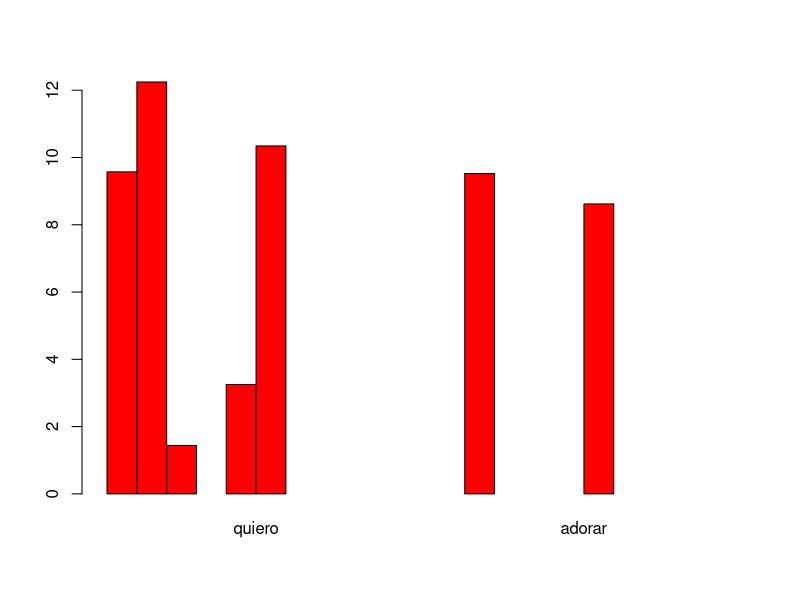
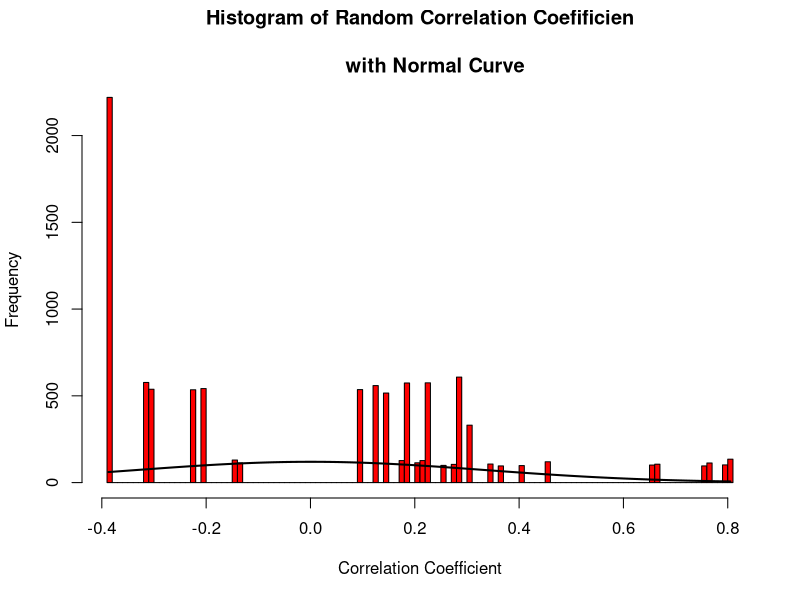

Reproduce these figures in R, in order.

################################################################
#Importing Songs

setwd("~/Documents/Text Analysis of Quiero Adorar/Quiero-Adorar")

#Finding start of new songs
rm(list = ls())
song.v <- scan("Songs.txt", what = "character", sep = "\n")
song.position <- grep("^SONG:", song.v)
song.v[song.position]

#Adding a new line to songs to identify the end of the document.
song.v <- c(song.v, "END")
last.position <- length(song.v)
song.position <- c(song.position, last.position)


#Creating two lists to store results or raw frequencies and relative frequencies
song.raws.l <- list()
song.freqs.l <- list()

for(i in 1:length(song.position)){#initiates a for loop that iterates over song position
  if (i != length(song.position)){#Stopping loop at end of document
          
          #Preparing the Data
          song.title <- song.v[song.position[i]] #Capturing the song title
          start <- song.position[i] + 1 #Adding 1 to position to get first line of song
          end <- song.position[i + 1] - 1#Getting last line of a song
          
          #Similar to analysis done in first analysis 1. First Initial...
          song.lines.v <- song.v[start:end]
          song.words.v <- tolower(paste(song.lines.v, collapse = " "))
          song.words.l <- strsplit(song.words.v, "\\W")
          song.words.v <- unlist(song.words.l)
          song.words.v <- song.words.v[which(song.words.v != "")]
          
          #Removing commong sight words
          #Removing sight words
          not.sight.words <- which(song.words.v != "oh" & 
                                           song.words.v != "a" & 
                                           song.words.v != "tu" &
                                           song.words.v != "you" &
                                           song.words.v != "to" &
                                           song.words.v != "de" &
                                           song.words.v != "u" &
                                           song.words.v != "que" &
                                           song.words.v != "is" &
                                           song.words.v != "my" &
                                           song.words.v != "your" &
                                           song.words.v != "ti" &
                                           song.words.v != "we" &
                                           song.words.v != "la" &
                                           song.words.v != "coro" &
                                           song.words.v != "en" &
                                           song.words.v != "me" &
                                           song.words.v != "mi" &
                                           song.words.v != "y" &
                                           song.words.v != "on" &
                                           song.words.v != "the" &
                                           song.words.v != "lo" &
                                           song.words.v != "and" &
                                           song.words.v != "tú" &
                                           song.words.v != "with" &
                                           song.words.v != "o" &
                                           song.words.v != "verso" &
                                           song.words.v != "has" &
                                           song.words.v != "s" &
                                           song.words.v != "tú" &
                                           song.words.v != "with" &
                                           song.words.v != "sofi" &
                                           song.words.v != "por" &
                                           song.words.v != "for" &
                                           song.words.v != "of" &
                                           song.words.v != "it" &
                                           song.words.v != "al" &
                                           song.words.v != "un" &
                                           song.words.v != "se" &
                                           song.words.v != "por" &
                                           song.words.v != "for" &
                                           song.words.v != "chorus")
          
          song.words.v <- song.words.v[not.sight.words]
          
          
          #Creating Frequency Tables
          song.freqs.t <- table(song.words.v)
          song.raws.l[[song.title]] <- song.freqs.t
          song.freqs.t.rel <- 100*(song.freqs.t/sum(song.freqs.t))
          song.freqs.l[[song.title]] <- song.freqs.t.rel
  
  }
}

###################################################
#Begining of listwise analysis

#Applying the subset function to the relative frequency of a word in each song
quiero.l <- lapply(song.freqs.l, '[', 'quiero')
adorar.l <- lapply(song.freqs.l, '[', 'adorar')

#Rbinding all the list to get a matrix with all the data
quiero.m <- do.call(rbind,quiero.l)
adorar.m <- do.call(rbind,adorar.l)

#Pulling frequency vectors out to combine two frequencies
quiero.v <- quiero.m[,1]
adorar.v <- adorar.m[,1]
quiero.adorar.m <- cbind(quiero.v, adorar.v)

#Renaming columns above
colnames(quiero.adorar.m) <- c("quiero", "adorar")

#Creating a barplot of the two words
barplot(quiero.adorar.m, beside = TRUE, col = 'red')

#############################################
#Correlation Analysis

#setting NAs equal to blanks
the.na.positions <- which(is.na(quiero.adorar.m))
#set the values of NA to zero in the matrix
quiero.adorar.m[the.na.positions] <- 0

#running the correlation analysis
cor(quiero.adorar.m)

#converting to a dataframe for testing purposes and ease of use
cor.data.df <- as.data.frame(quiero.adorar.m)
cor(cor.data.df)

#Single randomized correlation
cor(sample(cor.data.df$quiero), cor.data.df$adorar)


#the following code is used to demonstrate how common the correlation we observed would happen by chance
mycors.v <- NULL
for (i in 1:10000){
        mycors.v <- c(mycors.v, cor(sample(cor.data.df$quiero), cor.data.df$adorar))
}

#Plotting the distribution
h <- hist(mycors.v, breaks = 100, col='red',
     xlab="Correlation Coefficient", 
     main = "Histogram of Random Correlation Coefificien\n
     with Normal Curve", 
     plot=TRUE)

xfit <- seq(min(mycors.v), max(mycors.v), length = 1000)
yfit <- dnorm(xfit, mean =mean(mycors.v), sd = sd(mycors.v))
yfit <- yfit*diff(h$mids[1:2])*length(mycors.v)
lines(xfit, yfit, col = "black", lwd=2)

